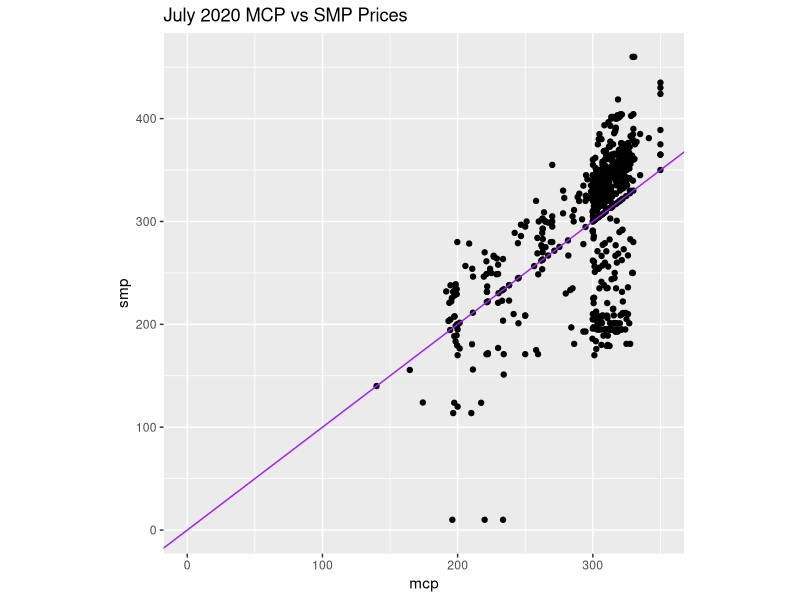
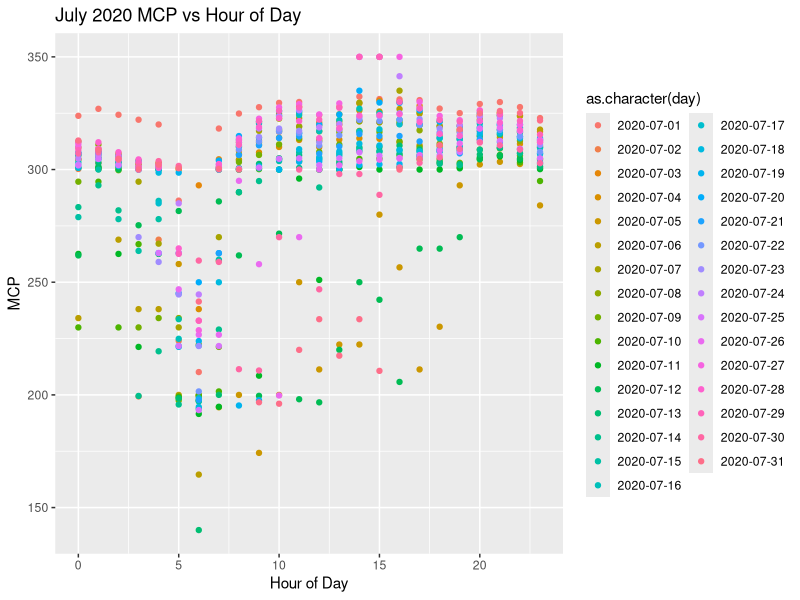
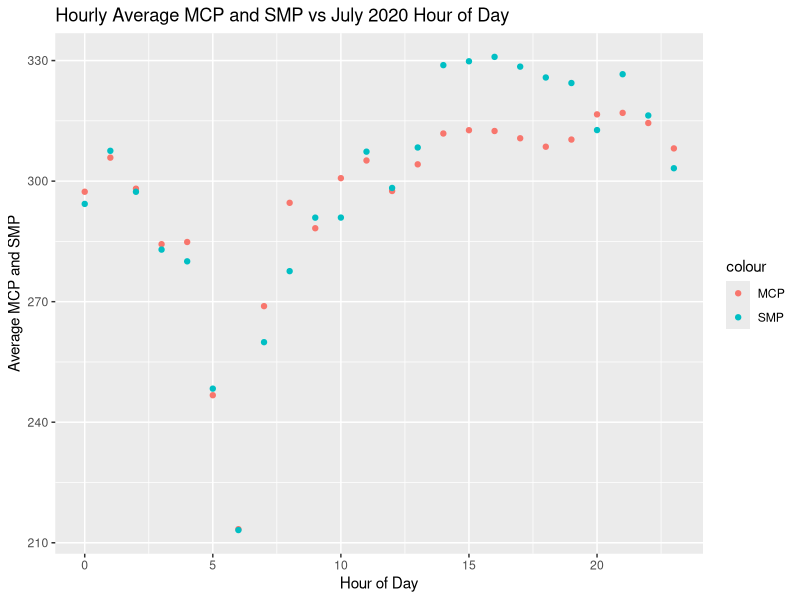
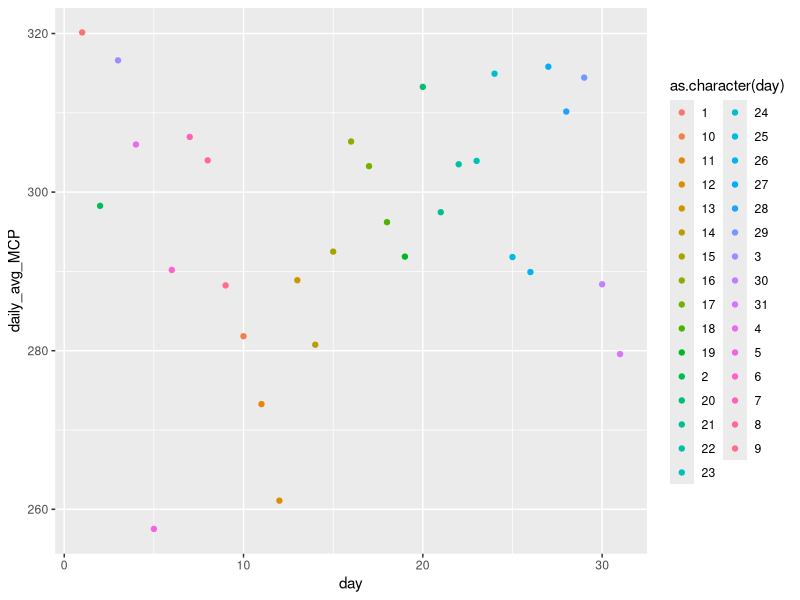
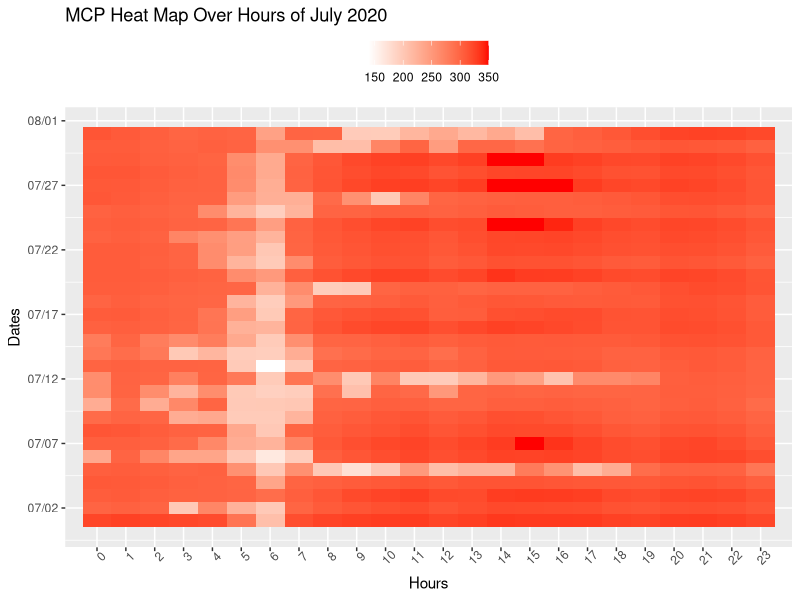
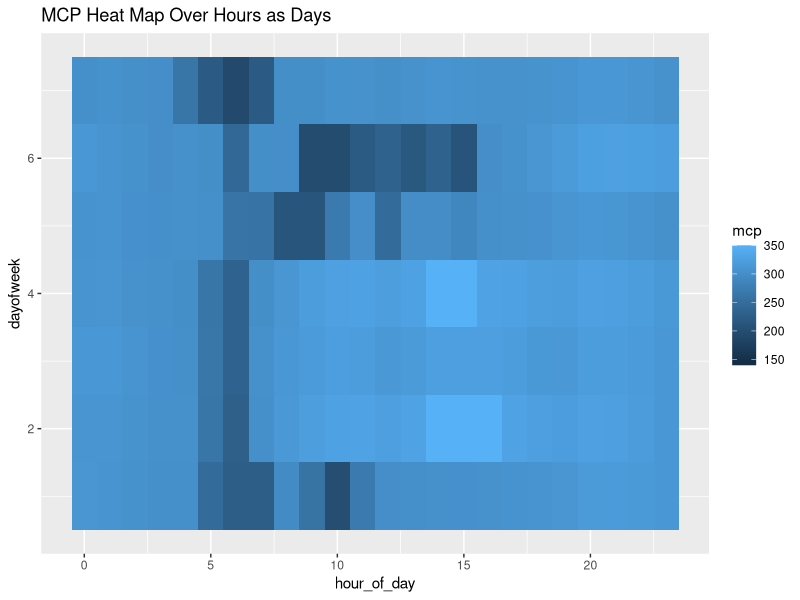

Generate these figures, in order, with R:
## ---- chunk 1
knitr::opts_chunk$set(echo = TRUE)
## ---- chunk 2


setwd("C:/Users/ABDULLAH/Desktop")

library(readr)
library(tidyverse)
library(lubridate)


veri<- read.csv("HW.csv",stringsAsFactors = TRUE, header=TRUE)

str(veri)



## ---- chunk 3

veri %>% glimpse()
data <- veri %>% 
  rename(  d = Date, mcp = MCP, smp = SMP, pip = Positive.Imbalance.Price..TL.MWh., nip = Negative.Imbalance.Price..TL.MWh., sd = SMP.Direction)

data$d <- strptime(data$d,format="%d.%m.%y %H:%M") 

  

data %>% glimpse()



## ---- chunk 4

data %>% summarise(count=n())
data %>% filter(sd == "Energy Deficit") %>% summarise(count=n())
data %>% filter(sd == "In Balance") %>% summarise(count=n())
data %>% filter(sd == "Energy Surplus") %>% summarise(count=n())




data %>% summary
ggplot(data, aes(x=mcp, y=smp)) + geom_point() + theme(aspect.ratio=1)+ xlim(0,350) + ylim(0,460) + ggtitle("July 2020 MCP vs SMP Prices  ") + labs(x = "mcp", y = "smp") + geom_abline(slope=1, intercept=0, color="purple")
## ---- chunk 5
plot_one <- data %>% group_by(hour_of_day = lubridate::hour(d), day=lubridate::date(d))
ggplot(plot_one, aes(x = hour_of_day, y = mcp, color=as.character(day))) + geom_point() + ggtitle("July 2020 MCP vs Hour of Day ") + labs(x="Hour of Day", y="MCP")





plot_two<-data %>% group_by(hour_of_day = lubridate::hour(d)) %>% summarise(avg_MCP = mean(mcp), avg_SMP = mean(smp))
ggplot(plot_two) + geom_point(aes(x = hour_of_day, y = avg_MCP, color="MCP")) + geom_point(aes(x = hour_of_day, y = avg_SMP, color="SMP")) + ggtitle("Hourly Average MCP and SMP vs July 2020 Hour of Day") + labs(x="Hour of Day", y="Average MCP and SMP")



## ---- chunk 6
plot_three <- data %>% group_by(day = lubridate::day(d)) %>% summarise(daily_avg_MCP= mean(mcp), daily_avg_SMP= mean(smp),daily_avg_pip=mean(pip),daily_avg_nip=mean(nip))
print(plot_three)
ggplot(plot_three) + geom_point(aes(x = day, y = daily_avg_MCP, color=as.character(day)))
## ---- chunk 7
plot_four <- data %>% group_by(hour_of_day = lubridate::hour(d), day=lubridate::date(d))
ggplot(plot_four, aes(x = hour_of_day, y = day, fill=mcp)) + 
  geom_point() + 
  ggtitle("MCP Heat Map Over Hours of July 2020") +
  geom_tile() +
  scale_fill_gradient(low="white", high="red") +
  labs(x = "Hours",
       y = "Dates") +
  scale_y_date(date_breaks = "5 day", date_labels = "%m/%d") +
  scale_x_discrete(limits=c(0:23)) +
  theme(axis.text.x = element_text(angle = 45), legend.position = "top",
        legend.title = element_blank())

print(plot_four)
## ---- chunk 8


plot_five <- data %>% group_by(hour_of_day = lubridate::hour(d), dayofweek = lubridate::wday(d))
ggplot(plot_five, aes(x = hour_of_day, y = dayofweek , fill=mcp)) +  ggtitle("MCP Heat Map Over Hours as Days") +

  geom_tile()
  
  
  


print(plot_five)

  

